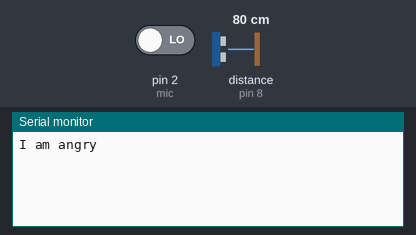
This sketch was run on a simulated Arduino Uno, built with avr-gcc and run on an emulated ATmega328P. Parts: the last lines printed to the serial monitor. Wiring (inferred from the names in the program): ultrasonic range finder: trigger pin 9; echo pin 8. The test bench sets the inputs (shaded band); at power-on: distance to the obstacle (sensor on pin 8) 80 cm, pin 2 (mic) LOW. The echo pulse lasts 58.3 µs per cm.

Above: at 1.2 s.
1.3 s: distance to the obstacle (sensor on pin 8) set to 120 cm
At 3.4 s:
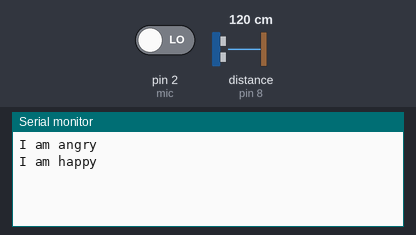
6.5 s: pin 2 (mic) driven HIGH
At 7.4 s:
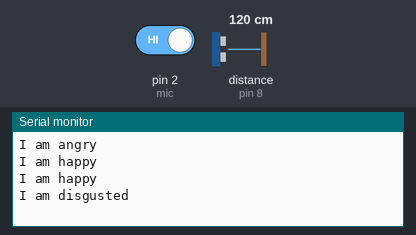

The sketch:

SoundAndDistance.ino
```cpp
#define trig 9
#define echo 8

#define mic 2

String mood = "sad";

long dist = 0;
long loudStart = 0, loudFor = 0;
boolean lastLoud = false, loudBang = false, longSound = false;

void detectSound(){
    /*Detects every 100ms sounds, if it detects for more than 3 times some sound it will be disgusted,
    if it detects between 1 and 3 it will be scared, otherwise nothing.*/
    int counter = 0;
    boolean val[] = {0, 0, 0, 0, 0, 0, 0, 0, 0, 0};
    for (int n = 0; n < 10; n++){
        val[n] = digitalRead(mic);
        if (val[n]==1)
            counter++;
        delay(100);
    }
    if (counter==0){
        loudBang = false;
        longSound = false;
    } else if (counter<3){
        loudBang = true;
        longSound = false;
    } else {
        loudBang = false;
        longSound = true;
    }
}

long getRange(int t, int e){
    digitalWrite(t, LOW);
    delayMicroseconds(5);
    digitalWrite(t, HIGH);
    delayMicroseconds(5);
    digitalWrite(t, LOW);

    long duration = pulseIn(e, HIGH);
    delay(5);

    return duration * 0.034 / 2;
}

void setup(){
    Serial.begin(9600);
    pinMode(trig, OUTPUT);
    pinMode(echo, INPUT);
    pinMode(mic, INPUT);
}

void loop(){
    dist = getRange(trig, echo);
    detectSound();

    if (loudBang){
        mood = "scared";
    } else if (longSound){
        mood = "disgusted";
    } else {
        if (dist > 200){
            mood = "sad";
        } else if (dist > 100){
            mood = "happy";
        } else {
            mood = "angry";
        }
    }
    Serial.print("I am ");
    Serial.println(mood);
    delay(1000);
}
```

Measured:
- after the input at 1.3 s, the serial monitor: prints a new line after 1.7 s (image 1)
- after the input at 6.5 s, the serial monitor: prints a new line after 0.55 s (image 2)
